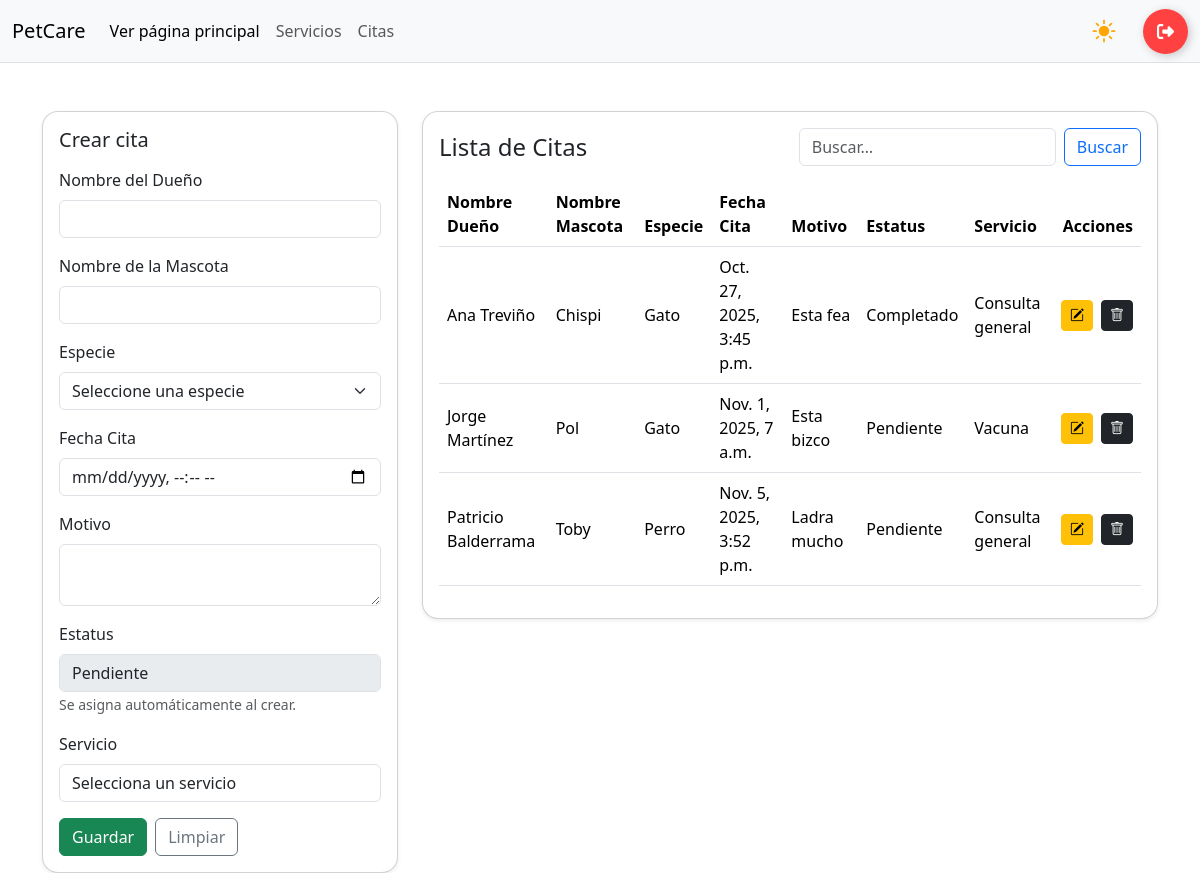
/citas/ (signed in), run on an earlier commit of the app's database.
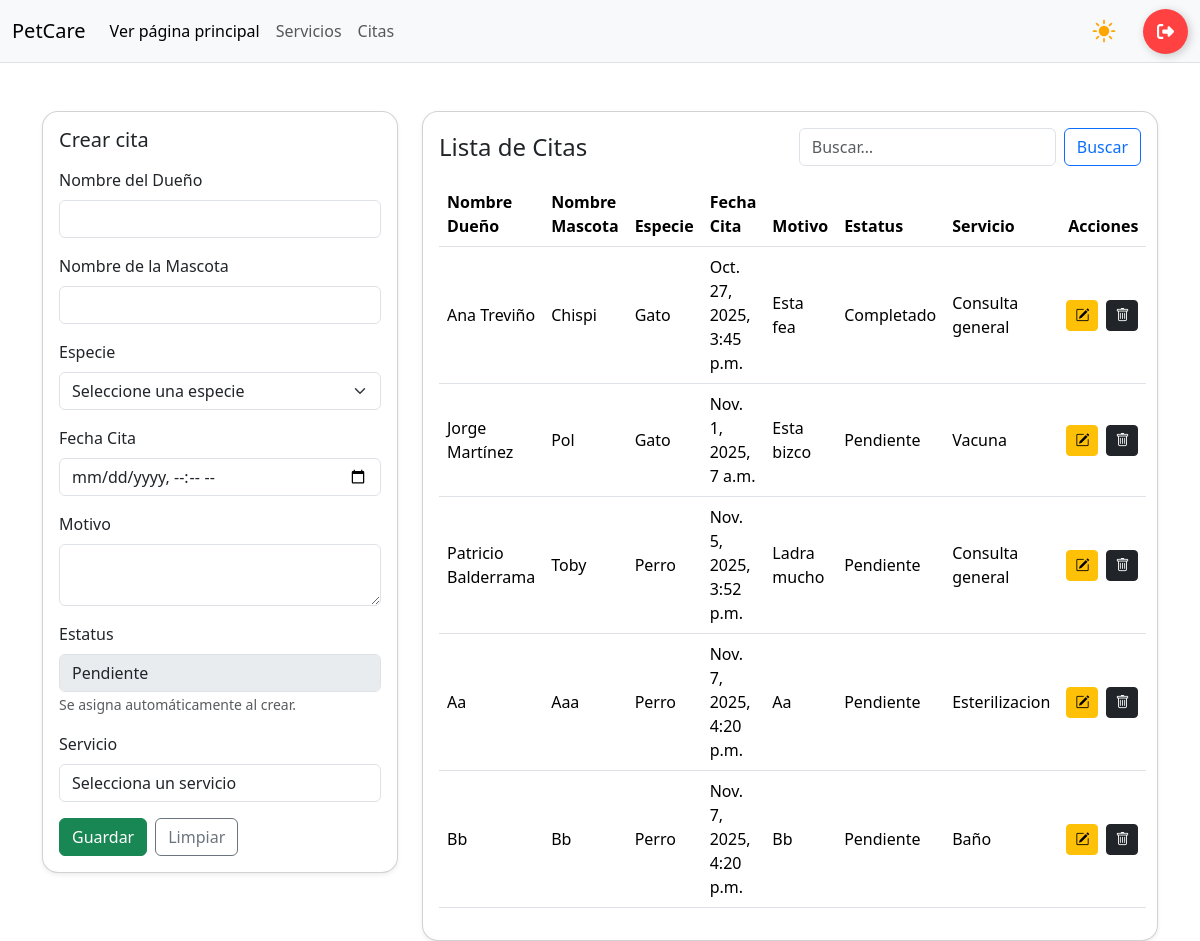
And on a later commit of the database.
### app/models.py (models this page shows, shortened)
class CITA_VETERINARIA(models.Model):
    nombre_dueño = models.CharField(max_length=200)
    nombre_mascota = models.CharField(max_length=100)
    especie = models.CharField(max_length=100)
    fecha_cita = models.DateTimeField()
    motivo = models.CharField(max_length=255)
    estatus = models.CharField(max_length=50)
    servicio = models.ForeignKey(SERVICIO, on_delete= models.PROTECT, null=True)

class SERVICIO(models.Model):
    nombre = models.CharField(max_length=100)
    precio = models.DecimalField(max_digits=10, decimal_places=2)
    descripcion = models.TextField(max_length=250, null= True)
    def __str__(self):
        return self.nombre

### app/views.py (the view, shortened to what this page needs)
# urls.py: path('citas/', views.citas_panel, name='citas'),
@login_required
def citas_panel(request, id=None):
    cita = get_object_or_404(CITA_VETERINARIA, pk=id) if id else None
    servicios = SERVICIO.objects.all() # Necesario para traer los servicios al ddl
    citas = CITA_VETERINARIA.objects.all()
    ctx = {
        "citas": citas,
        "cita": cita,
        "editando": bool(cita),
        "servicios": servicios,
        "ahora_str": timezone.localtime().strftime("%Y-%m-%dT%H:%M"),
    }
    return render(request, "citas.html", ctx)

### app/templates/citas.html (shortened to what this page needs)
{% load static %}
<!DOCTYPE html>
<html lang="es">
<head>
    {% include 'referencias.html' %}
    <link rel="stylesheet" href="{% static 'css/panel.css' %}">
</head>
<body>
    {% include 'navbar-panel.html' %}
    <main class="container mt-5">
        <div class="row g-4">
            <div class="col-12 col-lg-4">
                <div class="card shadow-sm rounded-4">
                    <div class="card-body">
                        <h5 class="card-title mb-3">
                            {% if editando %}Editar cita{% else %}Crear cita{% endif %}
                        </h5>
                        <form method="post" autocomplete="off"
                            action="{% if editando %}{% url 'citas_edit' cita.id %}{% else %}{% url 'citas' %}{% endif %}">
                            <div class="mb-3">
                                <label class="form-label">Nombre del Dueño</label>
                                <input type="text" name="nombre_dueño" class="form-control" pattern="^[A-Za-zÁÉÍÓÚáéíóúÑñ\s]+$"
                                    maxlength="200" required value="{{ cita.nombre_dueño|default_if_none:'' }}">
                            </div>
                            <div class="mb-3">
                                <label class="form-label">Nombre de la Mascota</label>
                                <input type="text" name="nombre_mascota" class="form-control" pattern="^[A-Za-zÁÉÍÓÚáéíóúÑñ\s]+$"
                                    maxlength="100" required value="{{ cita.nombre_mascota|default_if_none:'' }}">
                            </div>
                            <div class="mb-3">
                                <label class="form-label">Especie</label>
                                <select name="especie_select" id="especie_select" class="form-select" required>
                                    <option value="">Seleccione una especie</option>
                                </select>
                            </div>
                            <div class="mb-3">
                                <label class="form-label" for="id_fecha_cita">Fecha Cita</label>
                                <input type="datetime-local" name="fecha_cita" class="form-control" required
                                    id="id_fecha_cita" min="{{ ahora_str }}"
                                    value="{{ cita.fecha_cita|date:'Y-m-d\TH:i'|default_if_none:'' }}">
                            </div>
                            <div class="mb-3">
                                <label class="form-label">Motivo</label>
                                <textarea name="motivo" class="form-control" maxlength="255"
                                    required>{{ cita.motivo|default_if_none:'' }}</textarea>
                            </div>
                            {% if editando %}
                            <div class="mb-3">
                                <label class="form-label">Estatus</label>
                                <input type="text" name="estatus" class="form-control"
                                    value="{{ cita.estatus|default_if_none:'Pendiente' }}" maxlength="100">
                            </div>
                            {% else %}
                            <div class="mb-3">
                                <label class="form-label">Estatus</label>
                                <input type="text" class="form-control" value="Pendiente" disabled>
                                <small class="text-muted">Se asigna automáticamente al crear.</small>
                            </div>
                            {% endif %}
                            <div class="mb-3">
                                <label for="servicio" class="form-label">Servicio</label>
                                <select name="servicio" id="servicio" class="form-control">
                                    <option value="">Selecciona un servicio</option>
                                </select>
                            </div>
                            <div class="d-flex gap-2">
                                <button type="submit" class="btn btn-success">
                                    {% if editando %}Actualizar{% else %}Guardar{% endif %}
                                </button>
                                {% if editando %}
                                <a href="{% url 'citas' %}" class="btn btn-secondary">Cancelar</a>
                                {% else %}
                                <button type="reset" class="btn btn-outline-secondary">Limpiar</button>
                                {% endif %}
                            </div>
                        </form>
                    </div>
                </div>
            </div>
            <div class="col-12 col-lg-8">
                <div class="card shadow-sm rounded-4">
                    <div class="card-body">
                        <div class="d-flex justify-content-between align-items-center mb-3">
                            <h4 class="m-0">Lista de Citas</h4>
                            <form class="d-flex" method="get" action="{% url 'citas' %}">
                                <input class="form-control me-2" type="search" placeholder="Buscar…" name="q"
                                    value="{{ q }}">
                                <button class="btn btn-outline-primary" type="submit">Buscar</button>
                            </form>
                        </div>
                        <table class="table table-hover align-middle">
                            <thead>
                                <tr>
                                    <th>Nombre Dueño</th>
                                    <th>Nombre Mascota</th>
                                    <th>Especie</th>
                                    <th>Fecha Cita</th>
                                    <th>Motivo</th>
                                    <th>Estatus</th>
                                    <th>Servicio</th>
                                    <th class="text-end">Acciones</th>
                                </tr>
                            </thead>
                            <tbody>
                                {% for cita in citas %}
                                <tr>
                                    <td>{{ cita.nombre_dueño }}</td>
                                    <td>{{ cita.nombre_mascota }}</td>
                                    <td>{{ cita.especie }}</td>
                                    <td>{{ cita.fecha_cita }}</td>
                                    <td>{{ cita.motivo }}</td>
                                    <td>{{ cita.estatus }}</td>
                                    <td>{{ cita.servicio }}</td>
                                    <td class="text-end">
                                        <div class="d-inline-flex gap-2">
                                            <a class="btn btn-warning btn-sm" href="{% url 'citas_edit' cita.id %}">
                                                <i class="bi bi-pencil-square"></i>
                                            </a>
                                            <a class="btn btn-dark btn-sm" href="{% url 'citas_eliminar' cita.id %}"
                                                onclick="return confirm('¿Eliminar este cita?')">
                                                <i class="bi bi-trash"></i>
                                            </a>
                                        </div>
                                    </td>
                                </tr>
                                {% empty %}
                                <tr>
                                    <td colspan="4" class="text-center text-muted">Sin información disponible</td>
                                </tr>
                                {% endfor %}
                            </tbody>
                        </table>
                    </div>
                </div>
            </div>
        </div>
    </main>
    <body>
        {% include 'alertas.html' %}
    </body>
</body>
</html>

### app/templates/referencias.html (shortened to what this page needs)
{% load static %}
<!DOCTYPE html>
<html lang="en">
<head>
    <link href="https://cdn.jsdelivr.net/npm/bootstrap@5.3.8/dist/css/bootstrap.min.css" rel="stylesheet"
>
    <link rel="stylesheet" href="https://cdn.jsdelivr.net/npm/bootstrap-icons@1.11.3/font/bootstrap-icons.css">
</head>
<body>
</body>
</html>

### app/templates/navbar-panel.html (shortened to what this page needs)
{% load static %}
<!DOCTYPE html>
<html lang="en">
<head>
    <link rel="stylesheet" href="{% static 'css/panel.css' %}">
    {% include 'referencias.html' %}
</head>
<body data-bs-theme="dark">
    <nav class="navbar navbar-expand-lg bg-dark border-bottom border-body">
        <div class="container-fluid">
            <a class="navbar-brand" href="#">PetCare</a>
            <div class="collapse navbar-collapse" id="navbarNav">
                <ul class="navbar-nav">
                    <li class="nav-item">
                        <a class="nav-link active" aria-current="page" href="{% url 'index' %}">Ver página
                            principal</a>
                    </li>
                    <li class="nav-item"><a class="nav-link" href="{% url 'servicios' %}">Servicios</a></li>
                    <li class="nav-item"><a class="nav-link" href="{% url 'citas' %}">Citas</a></li>
                </ul>
                <div class="ms-auto d-flex align-items-center gap-3">
                    <label for="theme-switch" class="toggle" title="Cambiar tema">
                        <div class="icon icon--sun">
                        </div>
                    </label>
                    <form method="post" action="">
                        <button type="submit" class="btn-logout" aria-label="Cerrar sesión" title="Cerrar sesión">
                            <div class="sign">
                            </div>
                        </button>
                    </form>
                </div>
            </div>
        </div>
    </nav>
</body>
</html>

### app/templates/alertas.html (shortened to what this page needs)
<!DOCTYPE html>
<html lang="en">
<head>
</head>
<body>
    <div class="position-fixed top-0 start-50 translate-middle-x p-3" style="z-index:1080;">
    </div>
</body>
</html>

### app/static/css/panel.css (style rules this page uses)
:root { color-scheme: light dark; }
.btn-logout { display: flex; align-items: center; justify-content: flex-start; width: 45px; height: 45px; border: none; border-radius: 50%; cursor: pointer; position: relative; overflow: hidden; transition: 0.3s; box-shadow: 2px 2px 10px rgba(0, 0, 0, 0.2); background-color: rgb(255, 65, 65); }
.sign { width: 100%; transition: 0.3s; display: flex; align-items: center; justify-content: center; }
.sign svg { width: 17px; }
.toggle { width: 46px; height: 46px; border-radius: 50%; display: grid; place-items: center; cursor: pointer; line-height: 1; }
.icon { grid-column: 1/1; grid-row: 1/1; transition: transform 500ms; line-height: 0.1; }
.icon--sun { transform: scale(0); color: #ffa500; }
#theme-switch:checked ~ .icon--sun { transition-delay: 200ms; transform: scale(1) rotate(360deg); }

What changed in the data, as far as the page shows it:
added CITA_VETERINARIA: nombre_dueño "Aa", nombre_mascota "Aaa", especie "Perro", fecha_cita "Nov. 7, 2025, 4:20 p.m.", motivo "Aa", estatus "Pendiente", servicio "Esterilizacion"
added CITA_VETERINARIA: nombre_dueño "Bb", nombre_mascota "Bb", especie "Perro", fecha_cita "Nov. 7, 2025, 4:20 p.m.", motivo "Bb", estatus "Pendiente", servicio "Baño"
